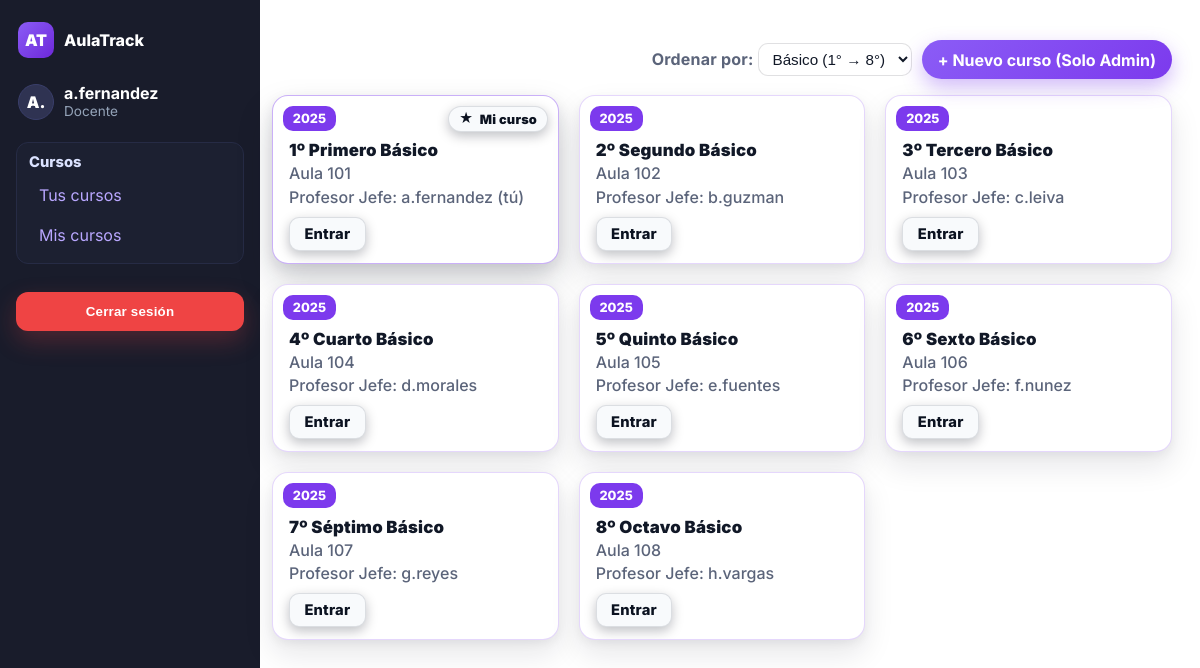
The app's page / (signed in) with its own data.
### usuarios/models.py (models this page shows, shortened)
class Usuario(AbstractUser):
    nombres = models.CharField(max_length=100)
    apellidos = models.CharField(max_length=100)
    rut = models.CharField(max_length=12, unique=True, validators=[rut_validator])
    ROLE_DOCENTE = 'docente'
    ROLE_UTP = 'utp'
    ROLE_INSPECTOR = 'inspector'
    ROLE_CHOICES = [
        (ROLE_DOCENTE, 'Docente'),
        (ROLE_UTP, 'UTP'),
        (ROLE_INSPECTOR, 'Inspector'),
    ]
    role = models.CharField(max_length=20, choices=ROLE_CHOICES)

class Curso(models.Model):
    año = models.CharField(max_length=15)
    nombre = models.CharField(max_length=30)
    sala = models.CharField(max_length=10)
    asignaturas = models.ManyToManyField('Asignatura', blank=True)
    profesor_jefe = models.ForeignKey(
        Usuario,
        on_delete=models.CASCADE,
        null=True,
        blank=True,
        limit_choices_to={'role': 'docente'},
        related_name='cursos_como_profesor_jefe'
    )
    class Meta:
        constraints = [
            models.UniqueConstraint(
                Lower('año'), Lower('nombre'), Lower('sala'),
                name='uniq_curso_anio_nombre_sala_ci'
            )
        ]

### usuarios/views.py (the view, shortened to what this page needs)
# urls.py: path('', home, name='home'),
@login_required
def home(request):
    user = request.user
    ordenar = request.GET.get("ordenar") or "basico_asc"
    cursos_docente = None
    cursos_todos = None
    if user.role == "docente":
        ids = set()
        ids.update(Curso.objects.filter(profesor_jefe=user).values_list("id", flat=True))
        ids.update(Curso.objects.filter(docentecurso__docente=user).values_list("id", flat=True))
        ids.update(Curso.objects.filter(asignaturas__profesor=user).values_list("id", flat=True))
        cursos_docente = list(
            Curso.objects.filter(id__in=ids)
            .select_related("profesor_jefe")
            .prefetch_related("asignaturas")
            .distinct()
        )
        if ordenar == "basico_asc":
            cursos_docente.sort(key=lambda c: _clave_grado(c.nombre))
        elif ordenar == "basico_desc":
            cursos_docente.sort(key=lambda c: _clave_grado(c.nombre), reverse=True)
        elif ordenar == "nombre_asc":
            cursos_docente.sort(key=lambda c: (c.nombre or "").lower())
    return render(request, "home.html", {
        "cursos_docente": cursos_docente,
        "cursos_todos": cursos_todos,
    })

### usuarios/views.py (called while the page is built)
def _clave_grado(nombre: str):
    if not nombre:
        return (2, 99, "")
    s = nombre.lower()
    es_basico = ("básico" in s) or ("basico" in s)
    es_medio  = ("medio" in s)
    m = re.search(r"(\d+)", s)
    num = int(m.group(1)) if m else 99
    prioridad = 0 if es_basico else (1 if es_medio else 2)
    return (prioridad, num, s)

### usuarios/templates/home.html (shortened to what this page needs)
{% extends "base.html" %}
{% load static %}
{% block extra_css %}
<link rel="stylesheet" href="{% static 'css/home.css' %}">
{% endblock %}
{% block content %}
<div class="filter-bar">
  <form method="get">
    <label for="ordenar">Ordenar por:</label>
    <select name="ordenar" id="ordenar" onchange="this.form.submit()">
      <option value="basico_asc" {% if request.GET.ordenar == 'basico_asc' or not request.GET.ordenar %}selected{% endif %}>
        Básico (1° → 8°)
      </option>
    </select>
  </form>
  <a class="topCta" href="{% url 'usuarios:crear_curso' %}">+ Nuevo curso (Solo Admin)</a>
</div>
<div class="courses">
  {% if cursos_docente %}
    {% for c in cursos_docente %}
      <article class="courseCard {% if c.profesor_jefe_id == request.user.id %}is-mi-curso{% endif %}" tabindex="0">
        <span class="badge">{{ c.año }}</span>
        {% if c.profesor_jefe_id == request.user.id %}
          <span class="badge-mi-curso" aria-label="Eres profesor jefe de este curso">Mi curso</span>
        {% endif %}
        <div class="title">{{ c.nombre }}</div>
        <div class="meta">Aula {{ c.sala }}</div>
        <div class="meta">Profesor Jefe:
          {% if c.profesor_jefe %}
            {{ c.profesor_jefe.username }}{% if c.profesor_jefe_id == request.user.id %} (tú){% endif %}
          {% else %}
            Sin asignar
          {% endif %}
        </div>
        <div class="actions">
          <a href="{% url 'usuarios:curso' c.id %}" class="btn btn-primary">Entrar</a>
        </div>
      </article>
    {% endfor %}
  {% elif user.role == 'docente' %}
    <p class="muted">No tienes cursos asignados.</p>
  {% endif %}
</div>
{% endblock %}

### usuarios/templates/base.html (shortened to what this page needs)
{% load static %}
<!DOCTYPE html>
<html lang="es">
<head>
    <link rel="stylesheet" href="{% static 'css/base.css' %}">
    {% block extra_css %}{% endblock %}
</head>
<body>
<main class="app">
    <aside class="sidebar" aria-label="Barra lateral">
        <div class="sidebar-top">
            <div class="brand">
                <div class="logo" aria-hidden="true">AT</div>
                <div class="name">AulaTrack</div>
            </div>
            {% if user.is_authenticated %}
            <div class="profile" aria-label="Perfil usuario">
                <div class="avatar" aria-hidden="true">
                    {{ user.username|slice:":2"|upper }}
                </div>
                <div>
                    <div class="docente">{{ user.username }}</div>
                    <div class="rol">{{ user.role|title|default:"Sin rol" }}</div>
                </div>
            </div>
            <nav aria-label="Menú principal" class="menu">
                <div class="nav-section">
                    <h4>Cursos</h4>
                    <ul>
                        <li><a href="{% url 'usuarios:home_page' %}">Tus cursos</a></li>
                        {% if user.role == "utp" %}
                            <li><a href="{% url 'usuarios:cursos_lista' %}">Gestionar cursos</a></li>
                            <li><a href="{% url 'usuarios:crear_curso' %}">Crear curso</a></li>
                            <li><a href="{% url 'usuarios:crear_asignatura' %}">Crear asignatura</a></li>
                            <li><a href="{% url 'usuarios:asignar_profesor_jefe' %}">Asignar profesor jefe</a></li>
                            <li><a href="{% url 'usuarios:agregar_alumno' %}">Agregar alumno</a></li>
                            <li><a href="{% url 'usuarios:gestion_usuario' %}">Gestión de usuarios</a></li>
                        {% elif user.role == "docente" %}
                            <li><a href="{% url 'usuarios:home_page' %}">Mis cursos</a></li>
                        {% elif user.role == "alumno" %}
                            <li><a href="{% url 'usuarios:home_page' %}">Mi inicio</a></li>
                        {% endif %}
                    </ul>
                </div>
            </nav>
            <div class="logout">
                <form method="post" action="{% url 'usuarios:logout' %}">
                    <button type="submit" class="logout-btn">Cerrar sesión</button>
                </form>
            </div>
            {% endif %}
        </div>
    </aside>
    <section class="main">
        <div class="content">
            {% block content %}{% endblock %}
        </div>
    </section>
</main>
</body>
</html>

### usuarios/static/css/base.css (style rules this page uses)
:root { --brand-300:#c084fc; --brand-400:#b072ff; --brand-500:#a855f7; --brand-600:#8b5cf6; --brand-700:#7c3aed; --brand-800:#6d28d9; --bg-900:#141725; --bg-800:#191c2b; --bg-700:#1f2333; --panel:#23273a; --panel-2:#2b3050; --txt-100:#f3f4f6; --txt-200:#e5e7eb; --txt-400:#cbd5e1; --txt-600:#94a3b8; --success:#22c55e; --warning:#f59e0b; --danger:#ef4444; --ring: rgba(168,85,247,.45); --shadow: 0 10px 30px rgba(0,0,0,.35); --radius: 14px; }
* { box-sizing:border-box }
html,body { height:100% }
body { margin:0; font-family: Inter, system-ui, -apple-system, Segoe UI, Roboto, Helvetica, Arial, sans-serif; color:var(--txt-200); background: var(--bg-900); }
a { color:var(--brand-400);text-decoration:none }
.app { display:grid; grid-template-columns:260px 1fr; min-height:100vh; }
.main { background:var(--bg-700); padding:24px 28px 28px 12px; }
.content { max-width:none;width:100%;margin:0 }
.sidebar { background:var(--bg-800); color:var(--txt-200); width:260px; height:100vh; display:flex; flex-direction:column; padding:18px 16px; }
.sidebar-top { display:flex; flex-direction:column; gap:16px; flex:1; }
.brand { display:flex;align-items:center;gap:10px; font-weight:800;color:#fff;margin:4px 2px 4px; }
.brand .logo { width:36px;height:36px;display:grid;place-items:center;border-radius:10px; background:linear-gradient(135deg,var(--brand-600),var(--brand-800)); color:#fff;font-weight:900; }
.profile { display:flex;gap:10px;align-items:center; margin:6px 2px 2px; }
.profile .avatar { width:36px;height:36px;border-radius:999px;display:grid;place-items:center; background:#2f3352;color:#fff;font-weight:900;border:1px solid #3a3f6b; }
.profile .docente { color:#fff;font-weight:700;line-height:1.1 }
.profile .rol { color:var(--txt-600);font-size:.85rem }
.menu { margin-top:4px }
.nav-section { background:#1c2031; border:1px solid #262b45; border-radius:12px; padding:10px 12px; }
.nav-section h4 { margin:0 0 6px; color:#dbe2ff; font-weight:800; font-size:.92rem; }
.nav-section ul { list-style:none; margin:0; padding:0; display:grid; gap:4px; }
.nav-section a { display:block; padding:8px 10px; border-radius:10px; color:#b9a7ff; }
.logout { margin-top:12px; }
.sidebar .logout-btn { width:100%; padding:.75rem 1rem; border:0; border-radius:12px; background: var(--danger); color:#fff; font-weight:800; letter-spacing:.2px; cursor:pointer; transition: background .2s ease, transform .05s ease, box-shadow .2s ease; box-shadow:0 10px 24px rgba(239,68,68,.25); }
.input, select { background:#22263b;border:1px solid #30365e;color:#fff; padding:.6rem .75rem;border-radius:10px;outline:0;transition:border .2s, box-shadow .2s; }
.topCta,.cta,.btn { display:inline-flex;align-items:center;justify-content:center; gap:.5rem;padding:.6rem 1rem;border-radius:999px;border:0;cursor:pointer;font-weight:700; transition:transform .05s ease, box-shadow .2s ease, background .2s ease; }
.topCta,.btn-primary { color:#fff;background:linear-gradient(135deg,var(--brand-600),var(--brand-700)); box-shadow:0 8px 20px rgba(124,58,237,.35); }
.badge { display:inline-flex;align-items:center;gap:.35rem; padding:.25rem .55rem;border-radius:999px;font-size:.75rem;font-weight:800 }

### records on screen
Usuario: username "A.", username "a.fernandez", role "Docente"
Curso: año "2025", shows "Mi curso", nombre "1º Primero Básico", sala "101", profesor_jefe.username "a.fernandez", shows "(tú)"
Curso: año "2025", nombre "2º Segundo Básico", sala "102", profesor_jefe.username "b.guzman"
Curso: año "2025", nombre "3º Tercero Básico", sala "103", profesor_jefe.username "c.leiva"
Curso: año "2025", nombre "4º Cuarto Básico", sala "104", profesor_jefe.username "d.morales"
Curso: año "2025", nombre "5º Quinto Básico", sala "105", profesor_jefe.username "e.fuentes"
Curso: año "2025", nombre "6º Sexto Básico", sala "106", profesor_jefe.username "f.nunez"
Curso: año "2025", nombre "7º Séptimo Básico", sala "107", profesor_jefe.username "g.reyes"
Curso: año "2025", nombre "8º Octavo Básico", sala "108", profesor_jefe.username "h.vargas"
